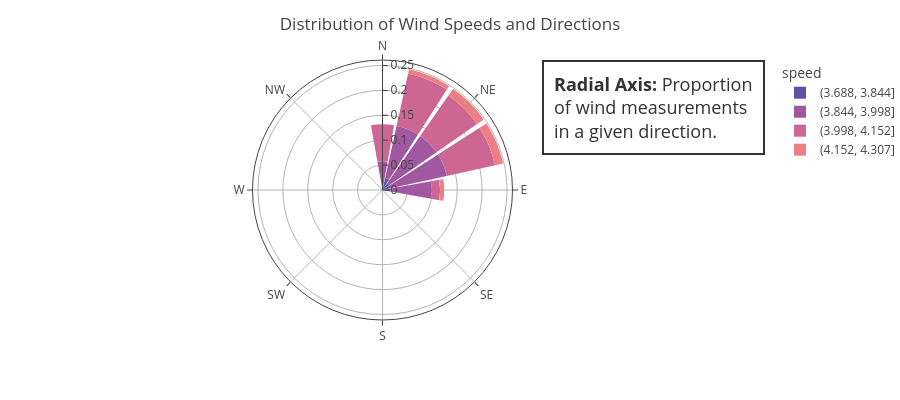

This figure's notebook cell:
### Markdown cell above
We use the meteorology object to store the simulated meteorology observations like wind speed and direction and show these in a wind rose plot.

### Code cell
met_object = Meteorology()
random_generator = np.random.default_rng(0)

met_object.time = time_axis
met_object.wind_direction = np.linspace(0.0, 90.0, nof_observations) + random_generator.normal(
    loc=0.0, scale=0.1, size=nof_observations
)
met_object.wind_speed = 4.0 * np.ones_like(met_object.wind_direction) + random_generator.normal(
    loc=0.0, scale=0.1, size=nof_observations
)

met_object.calculate_uv_from_wind_speed_direction()

met_object.temperature = (273.1 + 15.0) * np.ones_like(met_object.wind_direction)
met_object.pressure = 101.325 * np.ones_like(met_object.wind_direction)

met_object.wind_turbulence_horizontal = 5.0 * np.ones_like(met_object.wind_direction)
met_object.wind_turbulence_vertical = 5.0 * np.ones_like(met_object.wind_direction)

fig = met_object.plot_polar_hist()
fig.update_layout(height=400, margin={"r": 0, "l": 0})
fig.show()

### Figure 1 — Plotly figure (JSON) as saved in the notebook; plotly's stock layout.template omitted (floating-point values rounded to 4 significant figures)
{"data": [{"hovertemplate": "speed=(3.688, 3.844]<br>%=%{r}<br>theta=%{theta}<extra></extra>", "legendgroup": "(3.688, 3.844]", "marker": {"color": "rgb(92, 83, 165)", "pattern": {"shape": ""}}, "name": "(3.688, 3.844]", "r": [0.0, 0.02479, 0.01653, 0.01653, 0.01653, 0.0, 0.0, 0.0, 0.0, 0.0, 0.0, 0.0, 0.0, 0.0, 0.0, 0.0], "showlegend": true, "subplot": "polar", "theta": [-0.0005, 22.5, 45.0, 67.5, 90.0, 112.5, 135.0, 157.5, 180.0, 202.5, 225.0, 247.5, 270.0, 292.5, 315.0, 337.5], "type": "barpolar"}, {"hovertemplate": "speed=(3.844, 3.998]<br>%=%{r}<br>theta=%{theta}<extra></extra>", "legendgroup": "(3.844, 3.998]", "marker": {"color": "rgb(160, 89, 160)", "pattern": {"shape": ""}}, "name": "(3.844, 3.998]", "r": [0.05785, 0.1074, 0.1157, 0.1157, 0.08264, 0.0, 0.0, 0.0, 0.0, 0.0, 0.0, 0.0, 0.0, 0.0, 0.0, 0.0], "showlegend": true, "subplot": "polar", "theta": [-0.0005, 22.5, 45.0, 67.5, 90.0, 112.5, 135.0, 157.5, 180.0, 202.5, 225.0, 247.5, 270.0, 292.5, 315.0, 337.5], "type": "barpolar"}, {"hovertemplate": "speed=(3.998, 4.152]<br>%=%{r}<br>theta=%{theta}<extra></extra>", "legendgroup": "(3.998, 4.152]", "marker": {"color": "rgb(206, 102, 147)", "pattern": {"shape": ""}}, "name": "(3.998, 4.152]", "r": [0.07438, 0.1074, 0.09917, 0.09917, 0.01653, 0.0, 0.0, 0.0, 0.0, 0.0, 0.0, 0.0, 0.0, 0.0, 0.0, 0.0], "showlegend": true, "subplot": "polar", "theta": [-0.0005, 22.5, 45.0, 67.5, 90.0, 112.5, 135.0, 157.5, 180.0, 202.5, 225.0, 247.5, 270.0, 292.5, 315.0, 337.5], "type": "barpolar"}, {"hovertemplate": "speed=(4.152, 4.307]<br>%=%{r}<br>theta=%{theta}<extra></extra>", "legendgroup": "(4.152, 4.307]", "marker": {"color": "rgb(235, 127, 134)", "pattern": {"shape": ""}}, "name": "(4.152, 4.307]", "r": [0.0, 0.008264, 0.01653, 0.01653, 0.008264, 0.0, 0.0, 0.0, 0.0, 0.0, 0.0, 0.0, 0.0, 0.0, 0.0, 0.0], "showlegend": true, "subplot": "polar", "theta": [-0.0005, 22.5, 45.0, 67.5, 90.0, 112.5, 135.0, 157.5, 180.0, 202.5, 225.0, 247.5, 270.0, 292.5, 315.0, 337.5], "type": "barpolar"}], "layout": {"annotations": [{"align": "left", "bgcolor": "#ffffff", "bordercolor": "#000000", "borderpad": 10, "borderwidth": 2, "font": {"color": "#000000", "size": 18}, "opacity": 0.8, "showarrow": false, "text": "<b>Radial Axis:</b> Proportion<br>of wind measurements<br>in a given direction.", "x": 1, "xanchor": "right", "xref": "paper", "y": 1, "yanchor": "top", "yref": "paper"}], "barmode": "relative", "height": 400, "legend": {"title": {"text": "speed"}, "tracegroupgap": 0}, "margin": {"l": 0, "r": 0, "t": 60}, "polar": {"angularaxis": {"direction": "clockwise", "rotation": 90, "tickmode": "array", "ticktext": ["N", "NE", "E", "SE", "S", "SW", "W", "NW"], "tickvals": [0, 45, 90, 135, 180, 225, 270, 315]}, "domain": {"x": [0, 1], "y": [0, 1]}, "radialaxis": {"angle": 90, "tickangle": 90}}, "title": {"text": "Distribution of Wind Speeds and Directions"}}}
